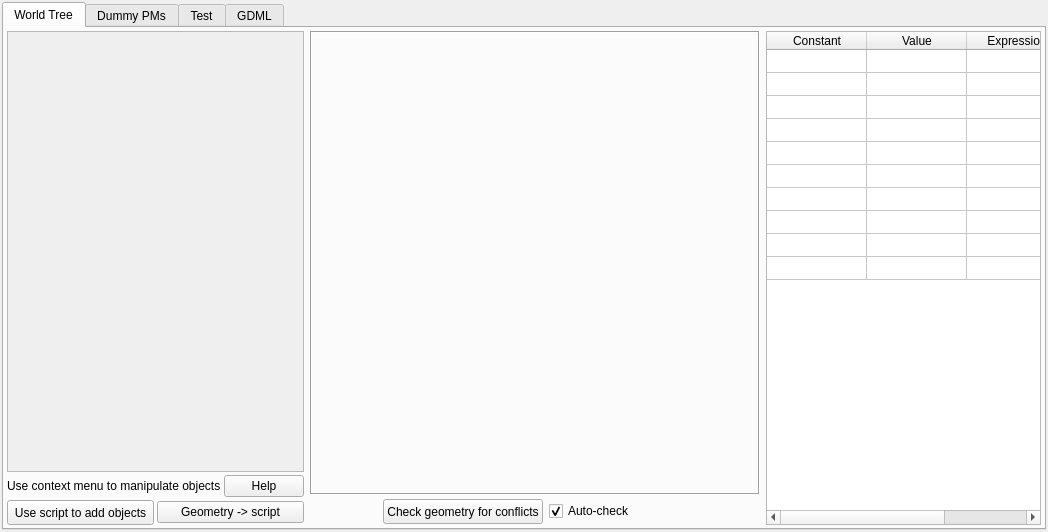
<?xml version="1.0" encoding="UTF-8"?>
<ui version="4.0">
 <class>DetectorAddOnsWindow</class>
 <widget class="QMainWindow" name="DetectorAddOnsWindow">
  <property name="geometry">
   <rect>
    <x>0</x>
    <y>0</y>
    <width>1048</width>
    <height>532</height>
   </rect>
  </property>
  <property name="windowTitle">
   <string>Detector configuration: advanced settings</string>
  </property>
  <widget class="QWidget" name="centralwidget">
   <layout class="QHBoxLayout" name="horizontalLayout_10">
    <property name="leftMargin">
     <number>2</number>
    </property>
    <property name="topMargin">
     <number>2</number>
    </property>
    <property name="rightMargin">
     <number>2</number>
    </property>
    <property name="bottomMargin">
     <number>2</number>
    </property>
    <item>
     <widget class="QTabWidget" name="tabwidAddOns">
      <property name="currentIndex">
       <number>0</number>
      </property>
      <widget class="QWidget" name="tabWorldTree">
       <attribute name="title">
        <string>World Tree</string>
       </attribute>
       <layout class="QHBoxLayout" name="horizontalLayout_9">
        <property name="leftMargin">
         <number>3</number>
        </property>
        <property name="topMargin">
         <number>3</number>
        </property>
        <property name="rightMargin">
         <number>3</number>
        </property>
        <property name="bottomMargin">
         <number>3</number>
        </property>
        <item>
         <layout class="QVBoxLayout" name="verticalLayout_8">
          <property name="spacing">
           <number>3</number>
          </property>
          <item>
           <widget class="QScrollArea" name="saGeo">
            <property name="widgetResizable">
             <bool>true</bool>
            </property>
            <widget class="QWidget" name="scrollAreaWidgetContents">
             <property name="geometry">
              <rect>
               <x>0</x>
               <y>0</y>
               <width>346</width>
               <height>421</height>
              </rect>
             </property>
            </widget>
           </widget>
          </item>
          <item>
           <layout class="QHBoxLayout" name="horizontalLayout_14">
            <property name="topMargin">
             <number>0</number>
            </property>
            <item>
             <widget class="QLabel" name="label_22">
              <property name="text">
               <string>Use context menu to manipulate objects</string>
              </property>
             </widget>
            </item>
            <item>
             <widget class="QPushButton" name="pbWorldTreeHelp">
              <property name="text">
               <string>Help</string>
              </property>
             </widget>
            </item>
           </layout>
          </item>
          <item>
           <layout class="QHBoxLayout" name="horizontalLayout_17">
            <property name="leftMargin">
             <number>0</number>
            </property>
            <property name="topMargin">
             <number>0</number>
            </property>
            <property name="bottomMargin">
             <number>0</number>
            </property>
            <item>
             <widget class="QPushButton" name="pbUseScriptToAddObj">
              <property name="minimumSize">
               <size>
                <width>0</width>
                <height>25</height>
               </size>
              </property>
              <property name="maximumSize">
               <size>
                <width>16777215</width>
                <height>25</height>
               </size>
              </property>
              <property name="font">
               <font>
                <weight>50</weight>
                <bold>false</bold>
               </font>
              </property>
              <property name="text">
               <string>Use script to add objects</string>
              </property>
             </widget>
            </item>
            <item>
             <widget class="QPushButton" name="pbConvertToScript">
              <property name="toolTip">
               <string>Convert current geometry to script</string>
              </property>
              <property name="text">
               <string>Geometry -&gt; script</string>
              </property>
             </widget>
            </item>
           </layout>
          </item>
         </layout>
        </item>
        <item>
         <layout class="QVBoxLayout" name="verticalLayout_7">
          <property name="spacing">
           <number>3</number>
          </property>
          <item>
           <widget class="QFrame" name="frObjectEditor">
            <property name="minimumSize">
             <size>
              <width>450</width>
              <height>344</height>
             </size>
            </property>
            <property name="maximumSize">
             <size>
              <width>450</width>
              <height>17700</height>
             </size>
            </property>
            <property name="frameShape">
             <enum>QFrame::Box</enum>
            </property>
            <property name="frameShadow">
             <enum>QFrame::Sunken</enum>
            </property>
           </widget>
          </item>
          <item>
           <widget class="QFrame" name="frame_4">
            <property name="minimumSize">
             <size>
              <width>400</width>
              <height>27</height>
             </size>
            </property>
            <property name="maximumSize">
             <size>
              <width>400</width>
              <height>27</height>
             </size>
            </property>
            <property name="frameShape">
             <enum>QFrame::NoFrame</enum>
            </property>
            <property name="frameShadow">
             <enum>QFrame::Raised</enum>
            </property>
            <layout class="QHBoxLayout" name="horizontalLayout_8">
             <property name="leftMargin">
              <number>3</number>
             </property>
             <property name="topMargin">
              <number>0</number>
             </property>
             <property name="rightMargin">
              <number>0</number>
             </property>
             <property name="bottomMargin">
              <number>0</number>
             </property>
             <item>
              <spacer name="horizontalSpacer_9">
               <property name="orientation">
                <enum>Qt::Horizontal</enum>
               </property>
               <property name="sizeHint" stdset="0">
                <size>
                 <width>40</width>
                 <height>20</height>
                </size>
               </property>
              </spacer>
             </item>
             <item>
              <widget class="QPushButton" name="pbCheckGeometry">
               <property name="minimumSize">
                <size>
                 <width>0</width>
                 <height>25</height>
                </size>
               </property>
               <property name="maximumSize">
                <size>
                 <width>16777215</width>
                 <height>25</height>
                </size>
               </property>
               <property name="font">
                <font>
                 <weight>50</weight>
                 <bold>false</bold>
                </font>
               </property>
               <property name="text">
                <string>Check geometry for conflicts</string>
               </property>
              </widget>
             </item>
             <item>
              <widget class="QCheckBox" name="cbAutoCheck">
               <property name="text">
                <string>Auto-check</string>
               </property>
               <property name="checked">
                <bool>true</bool>
               </property>
              </widget>
             </item>
             <item>
              <spacer name="horizontalSpacer_10">
               <property name="orientation">
                <enum>Qt::Horizontal</enum>
               </property>
               <property name="sizeHint" stdset="0">
                <size>
                 <width>75</width>
                 <height>20</height>
                </size>
               </property>
              </spacer>
             </item>
            </layout>
           </widget>
          </item>
         </layout>
        </item>
        <item>
         <widget class="QTableWidget" name="tabwConstants">
          <property name="minimumSize">
           <size>
            <width>120</width>
            <height>0</height>
           </size>
          </property>
          <property name="contextMenuPolicy">
           <enum>Qt::CustomContextMenu</enum>
          </property>
          <property name="rowCount">
           <number>10</number>
          </property>
          <attribute name="horizontalHeaderStretchLastSection">
           <bool>true</bool>
          </attribute>
          <attribute name="verticalHeaderVisible">
           <bool>false</bool>
          </attribute>
          <attribute name="verticalHeaderDefaultSectionSize">
           <number>23</number>
          </attribute>
          <attribute name="verticalHeaderMinimumSectionSize">
           <number>21</number>
          </attribute>
          <attribute name="verticalHeaderStretchLastSection">
           <bool>false</bool>
          </attribute>
          <row/>
          <row/>
          <row/>
          <row/>
          <row/>
          <row/>
          <row/>
          <row/>
          <row/>
          <row/>
          <column>
           <property name="text">
            <string>Constant</string>
           </property>
          </column>
          <column>
           <property name="text">
            <string>Value</string>
           </property>
          </column>
          <column>
           <property name="text">
            <string>Expression</string>
           </property>
          </column>
         </widget>
        </item>
       </layout>
      </widget>
      <widget class="QWidget" name="tabDummyPMs">
       <attribute name="title">
        <string>Dummy PMs</string>
       </attribute>
       <layout class="QVBoxLayout" name="verticalLayout_3">
        <item>
         <layout class="QHBoxLayout" name="horizontalLayout_2">
          <item>
           <layout class="QVBoxLayout" name="verticalLayout">
            <item>
             <layout class="QHBoxLayout" name="horizontalLayout">
              <item>
               <widget class="QLabel" name="label_5">
                <property name="text">
                 <string>PMs:</string>
                </property>
               </widget>
              </item>
              <item>
               <widget class="QLineEdit" name="lePMlist">
                <property name="text">
                 <string>1, 2-3</string>
                </property>
               </widget>
              </item>
              <item>
               <widget class="QPushButton" name="pbConvertToDummies">
                <property name="text">
                 <string>Convert to dummy PMs</string>
                </property>
               </widget>
              </item>
             </layout>
            </item>
            <item>
             <widget class="QPushButton" name="pbConvertAllToPMs">
              <property name="text">
               <string>Convert all dummy PMs to normal PMs</string>
              </property>
             </widget>
            </item>
            <item>
             <widget class="QPushButton" name="pbLoadDummyPMs">
              <property name="text">
               <string>Load dummy PMs from file</string>
              </property>
             </widget>
            </item>
           </layout>
          </item>
          <item>
           <widget class="QLabel" name="label_53">
            <property name="text">
             <string>&quot;Dummy PM&quot; is an object in the detector geometry,
 identical in shape and material to a PM of a given model,
 but which does NOT function as a photo-sensor.</string>
            </property>
            <property name="alignment">
             <set>Qt::AlignCenter</set>
            </property>
           </widget>
          </item>
         </layout>
        </item>
        <item>
         <spacer name="verticalSpacer">
          <property name="orientation">
           <enum>Qt::Vertical</enum>
          </property>
          <property name="sizeHint" stdset="0">
           <size>
            <width>20</width>
            <height>40</height>
           </size>
          </property>
         </spacer>
        </item>
        <item>
         <layout class="QHBoxLayout" name="horizontalLayout_7">
          <item>
           <widget class="QLabel" name="label_6">
            <property name="text">
             <string>Dummy PM#</string>
            </property>
            <property name="alignment">
             <set>Qt::AlignCenter</set>
            </property>
           </widget>
          </item>
          <item>
           <widget class="QSpinBox" name="sbDummyPMindex">
            <property name="minimumSize">
             <size>
              <width>50</width>
              <height>0</height>
             </size>
            </property>
            <property name="maximumSize">
             <size>
              <width>75</width>
              <height>16777215</height>
             </size>
            </property>
           </widget>
          </item>
          <item>
           <spacer name="horizontalSpacer_7">
            <property name="orientation">
             <enum>Qt::Horizontal</enum>
            </property>
            <property name="sizeHint" stdset="0">
             <size>
              <width>40</width>
              <height>20</height>
             </size>
            </property>
           </spacer>
          </item>
          <item>
           <widget class="QPushButton" name="pbDeleteDummy">
            <property name="minimumSize">
             <size>
              <width>200</width>
              <height>0</height>
             </size>
            </property>
            <property name="text">
             <string>Delete</string>
            </property>
           </widget>
          </item>
          <item>
           <widget class="QPushButton" name="pbConvertDummy">
            <property name="minimumSize">
             <size>
              <width>200</width>
              <height>0</height>
             </size>
            </property>
            <property name="text">
             <string>Convert to PM</string>
            </property>
           </widget>
          </item>
          <item>
           <spacer name="horizontalSpacer_8">
            <property name="orientation">
             <enum>Qt::Horizontal</enum>
            </property>
            <property name="sizeHint" stdset="0">
             <size>
              <width>40</width>
              <height>20</height>
             </size>
            </property>
           </spacer>
          </item>
         </layout>
        </item>
        <item>
         <widget class="QFrame" name="frDummyEdit">
          <property name="enabled">
           <bool>false</bool>
          </property>
          <property name="frameShape">
           <enum>QFrame::Box</enum>
          </property>
          <property name="frameShadow">
           <enum>QFrame::Raised</enum>
          </property>
          <layout class="QVBoxLayout" name="verticalLayout_2">
           <item>
            <layout class="QHBoxLayout" name="horizontalLayout_5">
             <item>
              <layout class="QHBoxLayout" name="horizontalLayout_3">
               <item>
                <spacer name="horizontalSpacer_6">
                 <property name="orientation">
                  <enum>Qt::Horizontal</enum>
                 </property>
                 <property name="sizeHint" stdset="0">
                  <size>
                   <width>40</width>
                   <height>20</height>
                  </size>
                 </property>
                </spacer>
               </item>
               <item>
                <widget class="QLabel" name="label_7">
                 <property name="text">
                  <string>PM model:</string>
                 </property>
                 <property name="alignment">
                  <set>Qt::AlignRight|Qt::AlignTrailing|Qt::AlignVCenter</set>
                 </property>
                </widget>
               </item>
               <item>
                <widget class="QSpinBox" name="sbDummyType"/>
               </item>
               <item>
                <widget class="QLineEdit" name="leoDummyType">
                 <property name="maximumSize">
                  <size>
                   <width>250</width>
                   <height>16777215</height>
                  </size>
                 </property>
                 <property name="readOnly">
                  <bool>true</bool>
                 </property>
                </widget>
               </item>
               <item>
                <spacer name="horizontalSpacer_3">
                 <property name="orientation">
                  <enum>Qt::Horizontal</enum>
                 </property>
                 <property name="sizeHint" stdset="0">
                  <size>
                   <width>40</width>
                   <height>20</height>
                  </size>
                 </property>
                </spacer>
               </item>
              </layout>
             </item>
            </layout>
           </item>
           <item>
            <layout class="QHBoxLayout" name="horizontalLayout_4">
             <item>
              <spacer name="horizontalSpacer_5">
               <property name="orientation">
                <enum>Qt::Horizontal</enum>
               </property>
               <property name="sizeHint" stdset="0">
                <size>
                 <width>40</width>
                 <height>20</height>
                </size>
               </property>
              </spacer>
             </item>
             <item>
              <widget class="QLabel" name="label_8">
               <property name="text">
                <string>PM plane:</string>
               </property>
               <property name="alignment">
                <set>Qt::AlignRight|Qt::AlignTrailing|Qt::AlignVCenter</set>
               </property>
              </widget>
             </item>
             <item>
              <widget class="QComboBox" name="cobDummyUpperLower">
               <property name="minimumSize">
                <size>
                 <width>200</width>
                 <height>0</height>
                </size>
               </property>
               <item>
                <property name="text">
                 <string>Upper plane</string>
                </property>
               </item>
               <item>
                <property name="text">
                 <string>Lower plane</string>
                </property>
               </item>
              </widget>
             </item>
             <item>
              <spacer name="horizontalSpacer">
               <property name="orientation">
                <enum>Qt::Horizontal</enum>
               </property>
               <property name="sizeHint" stdset="0">
                <size>
                 <width>40</width>
                 <height>20</height>
                </size>
               </property>
              </spacer>
             </item>
            </layout>
           </item>
           <item>
            <layout class="QHBoxLayout" name="horizontalLayout_6">
             <item>
              <spacer name="horizontalSpacer_4">
               <property name="orientation">
                <enum>Qt::Horizontal</enum>
               </property>
               <property name="sizeHint" stdset="0">
                <size>
                 <width>40</width>
                 <height>20</height>
                </size>
               </property>
              </spacer>
             </item>
             <item>
              <layout class="QGridLayout" name="gridLayout">
               <property name="verticalSpacing">
                <number>3</number>
               </property>
               <item row="1" column="1">
                <widget class="QLineEdit" name="ledDummyX">
                 <property name="maximumSize">
                  <size>
                   <width>200</width>
                   <height>16777215</height>
                  </size>
                 </property>
                 <property name="text">
                  <string>0</string>
                 </property>
                </widget>
               </item>
               <item row="2" column="1">
                <widget class="QLineEdit" name="ledDummyY">
                 <property name="maximumSize">
                  <size>
                   <width>200</width>
                   <height>16777215</height>
                  </size>
                 </property>
                 <property name="text">
                  <string>0</string>
                 </property>
                </widget>
               </item>
               <item row="0" column="1">
                <widget class="QLabel" name="label_12">
                 <property name="text">
                  <string>Position:</string>
                 </property>
                </widget>
               </item>
               <item row="3" column="1">
                <widget class="QLineEdit" name="ledDummyZ">
                 <property name="maximumSize">
                  <size>
                   <width>200</width>
                   <height>16777215</height>
                  </size>
                 </property>
                 <property name="text">
                  <string>0</string>
                 </property>
                </widget>
               </item>
               <item row="1" column="0">
                <widget class="QLabel" name="label_9">
                 <property name="text">
                  <string>X:</string>
                 </property>
                 <property name="alignment">
                  <set>Qt::AlignRight|Qt::AlignTrailing|Qt::AlignVCenter</set>
                 </property>
                </widget>
               </item>
               <item row="3" column="0">
                <widget class="QLabel" name="label_11">
                 <property name="text">
                  <string>Z:</string>
                 </property>
                 <property name="alignment">
                  <set>Qt::AlignRight|Qt::AlignTrailing|Qt::AlignVCenter</set>
                 </property>
                </widget>
               </item>
               <item row="2" column="0">
                <widget class="QLabel" name="label_10">
                 <property name="text">
                  <string>Y:</string>
                 </property>
                 <property name="alignment">
                  <set>Qt::AlignRight|Qt::AlignTrailing|Qt::AlignVCenter</set>
                 </property>
                </widget>
               </item>
              </layout>
             </item>
             <item>
              <layout class="QGridLayout" name="gridLayout_2">
               <property name="verticalSpacing">
                <number>3</number>
               </property>
               <item row="3" column="1">
                <widget class="QLineEdit" name="ledDummyPsi">
                 <property name="maximumSize">
                  <size>
                   <width>200</width>
                   <height>16777215</height>
                  </size>
                 </property>
                 <property name="text">
                  <string>0</string>
                 </property>
                </widget>
               </item>
               <item row="0" column="1">
                <widget class="QLabel" name="label_13">
                 <property name="text">
                  <string>Orientation:</string>
                 </property>
                </widget>
               </item>
               <item row="3" column="0">
                <widget class="QLabel" name="label_16">
                 <property name="text">
                  <string>Psi:</string>
                 </property>
                 <property name="alignment">
                  <set>Qt::AlignRight|Qt::AlignTrailing|Qt::AlignVCenter</set>
                 </property>
                </widget>
               </item>
               <item row="1" column="0">
                <widget class="QLabel" name="label_14">
                 <property name="text">
                  <string>Phi:</string>
                 </property>
                 <property name="alignment">
                  <set>Qt::AlignRight|Qt::AlignTrailing|Qt::AlignVCenter</set>
                 </property>
                </widget>
               </item>
               <item row="2" column="0">
                <widget class="QLabel" name="label_15">
                 <property name="text">
                  <string>Theta:</string>
                 </property>
                 <property name="alignment">
                  <set>Qt::AlignRight|Qt::AlignTrailing|Qt::AlignVCenter</set>
                 </property>
                </widget>
               </item>
               <item row="2" column="1">
                <widget class="QLineEdit" name="ledDummyTheta">
                 <property name="maximumSize">
                  <size>
                   <width>200</width>
                   <height>16777215</height>
                  </size>
                 </property>
                 <property name="text">
                  <string>0</string>
                 </property>
                </widget>
               </item>
               <item row="1" column="1">
                <widget class="QLineEdit" name="ledDummyPhi">
                 <property name="maximumSize">
                  <size>
                   <width>200</width>
                   <height>16777215</height>
                  </size>
                 </property>
                 <property name="text">
                  <string>0</string>
                 </property>
                </widget>
               </item>
              </layout>
             </item>
             <item>
              <spacer name="horizontalSpacer_2">
               <property name="orientation">
                <enum>Qt::Horizontal</enum>
               </property>
               <property name="sizeHint" stdset="0">
                <size>
                 <width>40</width>
                 <height>20</height>
                </size>
               </property>
              </spacer>
             </item>
            </layout>
           </item>
           <item alignment="Qt::AlignHCenter">
            <widget class="QPushButton" name="pbUpdateDummy">
             <property name="minimumSize">
              <size>
               <width>200</width>
               <height>0</height>
              </size>
             </property>
             <property name="maximumSize">
              <size>
               <width>16777215</width>
               <height>16777215</height>
              </size>
             </property>
             <property name="font">
              <font>
               <weight>75</weight>
               <bold>true</bold>
              </font>
             </property>
             <property name="text">
              <string>Update</string>
             </property>
            </widget>
           </item>
          </layout>
         </widget>
        </item>
        <item alignment="Qt::AlignHCenter">
         <widget class="QPushButton" name="pbCreateNewDummy">
          <property name="minimumSize">
           <size>
            <width>200</width>
            <height>0</height>
           </size>
          </property>
          <property name="text">
           <string>Create new dummy PM</string>
          </property>
         </widget>
        </item>
       </layout>
      </widget>
      <widget class="QWidget" name="tabTest">
       <attribute name="title">
        <string>Test</string>
       </attribute>
       <layout class="QVBoxLayout" name="verticalLayout_11">
        <item>
         <layout class="QHBoxLayout" name="horizontalLayout_11">
          <item>
           <spacer name="horizontalSpacer_13">
            <property name="orientation">
             <enum>Qt::Horizontal</enum>
            </property>
            <property name="sizeHint" stdset="0">
             <size>
              <width>40</width>
              <height>20</height>
             </size>
            </property>
           </spacer>
          </item>
          <item>
           <layout class="QVBoxLayout" name="verticalLayout_9">
            <item>
             <widget class="QLabel" name="label_19">
              <property name="text">
               <string>Start position:</string>
              </property>
             </widget>
            </item>
            <item>
             <layout class="QGridLayout" name="gridLayout_3">
              <item row="0" column="0">
               <widget class="QLabel" name="label">
                <property name="text">
                 <string>X:</string>
                </property>
               </widget>
              </item>
              <item row="0" column="1">
               <widget class="QLineEdit" name="ledTPx">
                <property name="text">
                 <string>0</string>
                </property>
               </widget>
              </item>
              <item row="1" column="0">
               <widget class="QLabel" name="label_2">
                <property name="text">
                 <string>Y:</string>
                </property>
               </widget>
              </item>
              <item row="1" column="1">
               <widget class="QLineEdit" name="ledTPy">
                <property name="text">
                 <string>0</string>
                </property>
               </widget>
              </item>
              <item row="2" column="0">
               <widget class="QLabel" name="label_3">
                <property name="text">
                 <string>Z:</string>
                </property>
               </widget>
              </item>
              <item row="2" column="1">
               <widget class="QLineEdit" name="ledTPz">
                <property name="text">
                 <string>0</string>
                </property>
               </widget>
              </item>
             </layout>
            </item>
           </layout>
          </item>
          <item>
           <spacer name="horizontalSpacer_15">
            <property name="orientation">
             <enum>Qt::Horizontal</enum>
            </property>
            <property name="sizeHint" stdset="0">
             <size>
              <width>40</width>
              <height>20</height>
             </size>
            </property>
           </spacer>
          </item>
          <item>
           <layout class="QVBoxLayout" name="verticalLayout_10">
            <item>
             <widget class="QLabel" name="label_20">
              <property name="text">
               <string>Direction:</string>
              </property>
             </widget>
            </item>
            <item>
             <layout class="QGridLayout" name="gridLayout_4">
              <item row="0" column="0">
               <widget class="QLabel" name="label_4">
                <property name="text">
                 <string>i:</string>
                </property>
               </widget>
              </item>
              <item row="0" column="1">
               <widget class="QLineEdit" name="ledTPi">
                <property name="text">
                 <string>0</string>
                </property>
               </widget>
              </item>
              <item row="1" column="0">
               <widget class="QLabel" name="label_17">
                <property name="text">
                 <string>j:</string>
                </property>
               </widget>
              </item>
              <item row="1" column="1">
               <widget class="QLineEdit" name="ledTPj">
                <property name="text">
                 <string>0</string>
                </property>
               </widget>
              </item>
              <item row="2" column="1">
               <widget class="QLineEdit" name="ledTPk">
                <property name="text">
                 <string>1</string>
                </property>
               </widget>
              </item>
              <item row="2" column="0">
               <widget class="QLabel" name="label_18">
                <property name="text">
                 <string>k:</string>
                </property>
               </widget>
              </item>
             </layout>
            </item>
           </layout>
          </item>
          <item>
           <spacer name="horizontalSpacer_14">
            <property name="orientation">
             <enum>Qt::Horizontal</enum>
            </property>
            <property name="sizeHint" stdset="0">
             <size>
              <width>40</width>
              <height>20</height>
             </size>
            </property>
           </spacer>
          </item>
         </layout>
        </item>
        <item>
         <layout class="QHBoxLayout" name="horizontalLayout_12">
          <item>
           <spacer name="horizontalSpacer_11">
            <property name="orientation">
             <enum>Qt::Horizontal</enum>
            </property>
            <property name="sizeHint" stdset="0">
             <size>
              <width>40</width>
              <height>20</height>
             </size>
            </property>
           </spacer>
          </item>
          <item>
           <widget class="QPushButton" name="pbRunTestParticle">
            <property name="minimumSize">
             <size>
              <width>250</width>
              <height>0</height>
             </size>
            </property>
            <property name="maximumSize">
             <size>
              <width>221</width>
              <height>16777215</height>
             </size>
            </property>
            <property name="font">
             <font>
              <weight>75</weight>
              <bold>true</bold>
             </font>
            </property>
            <property name="text">
             <string>Run test particle</string>
            </property>
           </widget>
          </item>
          <item>
           <spacer name="horizontalSpacer_12">
            <property name="orientation">
             <enum>Qt::Horizontal</enum>
            </property>
            <property name="sizeHint" stdset="0">
             <size>
              <width>40</width>
              <height>20</height>
             </size>
            </property>
           </spacer>
          </item>
         </layout>
        </item>
        <item>
         <widget class="QPlainTextEdit" name="pteTP">
          <property name="minimumSize">
           <size>
            <width>0</width>
            <height>101</height>
           </size>
          </property>
         </widget>
        </item>
       </layout>
      </widget>
      <widget class="QWidget" name="tabGDML">
       <attribute name="title">
        <string>GDML</string>
       </attribute>
       <layout class="QVBoxLayout" name="verticalLayout_6">
        <item>
         <widget class="QFrame" name="frame">
          <property name="minimumSize">
           <size>
            <width>351</width>
            <height>0</height>
           </size>
          </property>
          <property name="frameShape">
           <enum>QFrame::StyledPanel</enum>
          </property>
          <property name="frameShadow">
           <enum>QFrame::Raised</enum>
          </property>
          <layout class="QVBoxLayout" name="verticalLayout_4">
           <item>
            <spacer name="verticalSpacer_4">
             <property name="orientation">
              <enum>Qt::Vertical</enum>
             </property>
             <property name="sizeHint" stdset="0">
              <size>
               <width>20</width>
               <height>40</height>
              </size>
             </property>
            </spacer>
           </item>
           <item>
            <widget class="QPushButton" name="pbSaveTGeo">
             <property name="minimumSize">
              <size>
               <width>231</width>
               <height>30</height>
              </size>
             </property>
             <property name="font">
              <font>
               <weight>75</weight>
               <bold>true</bold>
              </font>
             </property>
             <property name="text">
              <string>Export geometry to a GDML file</string>
             </property>
            </widget>
           </item>
           <item>
            <widget class="Line" name="line_3">
             <property name="orientation">
              <enum>Qt::Horizontal</enum>
             </property>
            </widget>
           </item>
           <item>
            <layout class="QHBoxLayout" name="horizontalLayout_13">
             <property name="topMargin">
              <number>3</number>
             </property>
             <property name="bottomMargin">
              <number>3</number>
             </property>
             <item>
              <widget class="QPushButton" name="pmParseInGeometryFromGDML">
               <property name="minimumSize">
                <size>
                 <width>400</width>
                 <height>30</height>
                </size>
               </property>
               <property name="font">
                <font>
                 <weight>75</weight>
                 <bold>true</bold>
                </font>
               </property>
               <property name="toolTip">
                <string>All length sizes should be in mm!</string>
               </property>
               <property name="text">
                <string>Import geometry from a GDML file</string>
               </property>
              </widget>
             </item>
             <item>
              <widget class="QLabel" name="label_21">
               <property name="sizePolicy">
                <sizepolicy hsizetype="Minimum" vsizetype="Preferred">
                 <horstretch>0</horstretch>
                 <verstretch>0</verstretch>
                </sizepolicy>
               </property>
               <property name="text">
                <string>PM name template:</string>
               </property>
              </widget>
             </item>
             <item>
              <widget class="QLineEdit" name="lePMtemplate">
               <property name="maximumSize">
                <size>
                 <width>16777215</width>
                 <height>16777215</height>
                </size>
               </property>
               <property name="toolTip">
                <string>Sensor name starts with this string</string>
               </property>
               <property name="text">
                <string>PM</string>
               </property>
              </widget>
             </item>
            </layout>
           </item>
           <item>
            <widget class="Line" name="line">
             <property name="orientation">
              <enum>Qt::Horizontal</enum>
             </property>
            </widget>
           </item>
           <item>
            <widget class="QPushButton" name="pbLoadTGeo">
             <property name="enabled">
              <bool>true</bool>
             </property>
             <property name="minimumSize">
              <size>
               <width>231</width>
               <height>30</height>
              </size>
             </property>
             <property name="font">
              <font>
               <weight>75</weight>
               <bold>true</bold>
              </font>
             </property>
             <property name="toolTip">
              <string>All length sizes should be in mm!</string>
             </property>
             <property name="text">
              <string>Override geometry from a GDML file</string>
             </property>
            </widget>
           </item>
           <item>
            <widget class="QPushButton" name="pbBackToSandwich">
             <property name="enabled">
              <bool>true</bool>
             </property>
             <property name="minimumSize">
              <size>
               <width>231</width>
               <height>25</height>
              </size>
             </property>
             <property name="font">
              <font>
               <weight>50</weight>
               <bold>false</bold>
              </font>
             </property>
             <property name="text">
              <string>Back to normal mode</string>
             </property>
            </widget>
           </item>
           <item>
            <widget class="Line" name="line_2">
             <property name="orientation">
              <enum>Qt::Horizontal</enum>
             </property>
            </widget>
           </item>
           <item>
            <widget class="QFrame" name="frame_3">
             <property name="minimumSize">
              <size>
               <width>351</width>
               <height>0</height>
              </size>
             </property>
             <property name="frameShape">
              <enum>QFrame::StyledPanel</enum>
             </property>
             <property name="frameShadow">
              <enum>QFrame::Raised</enum>
             </property>
             <layout class="QVBoxLayout" name="verticalLayout_5">
              <item>
               <spacer name="verticalSpacer_3">
                <property name="orientation">
                 <enum>Qt::Vertical</enum>
                </property>
                <property name="sizeHint" stdset="0">
                 <size>
                  <width>328</width>
                  <height>229</height>
                 </size>
                </property>
               </spacer>
              </item>
              <item>
               <widget class="QLabel" name="label_54">
                <property name="maximumSize">
                 <size>
                  <width>16777215</width>
                  <height>100</height>
                 </size>
                </property>
                <property name="text">
                 <string>GDML documentation:</string>
                </property>
                <property name="alignment">
                 <set>Qt::AlignCenter</set>
                </property>
               </widget>
              </item>
              <item>
               <widget class="QPushButton" name="pbRootWeb">
                <property name="minimumSize">
                 <size>
                  <width>321</width>
                  <height>0</height>
                 </size>
                </property>
                <property name="text">
                 <string>http://gdml.web.cern.ch/GDML/doc/GDMLmanual.pdf</string>
                </property>
                <property name="flat">
                 <bool>false</bool>
                </property>
               </widget>
              </item>
             </layout>
            </widget>
           </item>
           <item>
            <spacer name="verticalSpacer_2">
             <property name="orientation">
              <enum>Qt::Vertical</enum>
             </property>
             <property name="sizeHint" stdset="0">
              <size>
               <width>20</width>
               <height>40</height>
              </size>
             </property>
            </spacer>
           </item>
          </layout>
         </widget>
        </item>
       </layout>
      </widget>
     </widget>
    </item>
   </layout>
  </widget>
 </widget>
 <tabstops>
  <tabstop>lePMlist</tabstop>
  <tabstop>pbConvertToDummies</tabstop>
  <tabstop>pbUpdateDummy</tabstop>
  <tabstop>sbDummyPMindex</tabstop>
  <tabstop>pbDeleteDummy</tabstop>
  <tabstop>pbConvertDummy</tabstop>
  <tabstop>sbDummyType</tabstop>
  <tabstop>cobDummyUpperLower</tabstop>
  <tabstop>ledDummyX</tabstop>
  <tabstop>ledDummyY</tabstop>
  <tabstop>ledDummyZ</tabstop>
  <tabstop>ledDummyTheta</tabstop>
  <tabstop>ledDummyPhi</tabstop>
  <tabstop>ledDummyPsi</tabstop>
  <tabstop>pbConvertAllToPMs</tabstop>
  <tabstop>pbLoadDummyPMs</tabstop>
  <tabstop>tabwidAddOns</tabstop>
 </tabstops>
 <resources/>
 <connections/>
</ui>
